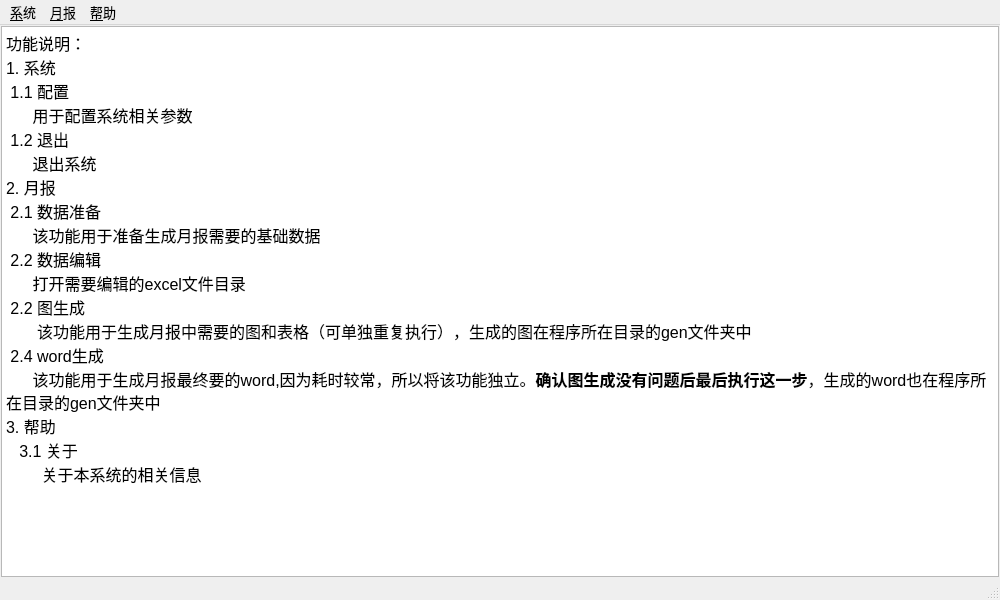
<?xml version="1.0" encoding="UTF-8"?>
<ui version="4.0">
 <class>MainWindow</class>
 <widget class="QMainWindow" name="MainWindow">
  <property name="windowModality">
   <enum>Qt::ApplicationModal</enum>
  </property>
  <property name="geometry">
   <rect>
    <x>0</x>
    <y>0</y>
    <width>1000</width>
    <height>600</height>
   </rect>
  </property>
  <property name="font">
   <font>
    <pointsize>10</pointsize>
   </font>
  </property>
  <property name="windowTitle">
   <string>睿扬运营系统</string>
  </property>
  <property name="windowIcon">
   <iconset resource="resources/res.qrc">
    <normaloff>:/images/logo.png</normaloff>:/images/logo.png</iconset>
  </property>
  <property name="windowOpacity">
   <double>1.000000000000000</double>
  </property>
  <widget class="QWidget" name="centralwidget">
   <layout class="QVBoxLayout" name="verticalLayout">
    <property name="leftMargin">
     <number>1</number>
    </property>
    <property name="topMargin">
     <number>1</number>
    </property>
    <property name="rightMargin">
     <number>1</number>
    </property>
    <property name="bottomMargin">
     <number>1</number>
    </property>
    <item>
     <widget class="QTextBrowser" name="textBrowser">
      <property name="html">
       <string>&lt;!DOCTYPE HTML PUBLIC &quot;-//W3C//DTD HTML 4.0//EN&quot; &quot;http://www.w3.org/TR/REC-html40/strict.dtd&quot;&gt;
&lt;html&gt;&lt;head&gt;&lt;meta name=&quot;qrichtext&quot; content=&quot;1&quot; /&gt;&lt;style type=&quot;text/css&quot;&gt;
p, li { white-space: pre-wrap; }
&lt;/style&gt;&lt;/head&gt;&lt;body style=&quot; font-family:'MS Shell Dlg 2'; font-size:10pt; font-weight:400; font-style:normal;&quot;&gt;
&lt;p style=&quot; margin-top:0px; margin-bottom:0px; margin-left:0px; margin-right:0px; -qt-block-indent:0; text-indent:0px;&quot;&gt;&lt;span style=&quot; font-size:12pt;&quot;&gt;功能说明：&lt;/span&gt;&lt;/p&gt;
&lt;p style=&quot; margin-top:0px; margin-bottom:0px; margin-left:0px; margin-right:0px; -qt-block-indent:0; text-indent:0px;&quot;&gt;&lt;span style=&quot; font-size:12pt;&quot;&gt;1. 系统&lt;/span&gt;&lt;/p&gt;
&lt;p style=&quot; margin-top:0px; margin-bottom:0px; margin-left:0px; margin-right:0px; -qt-block-indent:0; text-indent:0px;&quot;&gt;&lt;span style=&quot; font-size:12pt;&quot;&gt; 1.1 配置&lt;/span&gt;&lt;/p&gt;
&lt;p style=&quot; margin-top:0px; margin-bottom:0px; margin-left:0px; margin-right:0px; -qt-block-indent:0; text-indent:0px;&quot;&gt;&lt;span style=&quot; font-size:12pt;&quot;&gt;      用于配置系统相关参数&lt;/span&gt;&lt;/p&gt;
&lt;p style=&quot; margin-top:0px; margin-bottom:0px; margin-left:0px; margin-right:0px; -qt-block-indent:0; text-indent:0px;&quot;&gt;&lt;span style=&quot; font-size:12pt;&quot;&gt; 1.2 退出&lt;/span&gt;&lt;/p&gt;
&lt;p style=&quot; margin-top:0px; margin-bottom:0px; margin-left:0px; margin-right:0px; -qt-block-indent:0; text-indent:0px;&quot;&gt;&lt;span style=&quot; font-size:12pt;&quot;&gt;      退出系统&lt;/span&gt;&lt;/p&gt;
&lt;p style=&quot; margin-top:0px; margin-bottom:0px; margin-left:0px; margin-right:0px; -qt-block-indent:0; text-indent:0px;&quot;&gt;&lt;span style=&quot; font-size:12pt;&quot;&gt;2. 月报&lt;/span&gt;&lt;/p&gt;
&lt;p style=&quot; margin-top:0px; margin-bottom:0px; margin-left:0px; margin-right:0px; -qt-block-indent:0; text-indent:0px;&quot;&gt;&lt;span style=&quot; font-size:12pt;&quot;&gt; 2.1 数据准备&lt;/span&gt;&lt;/p&gt;
&lt;p style=&quot; margin-top:0px; margin-bottom:0px; margin-left:0px; margin-right:0px; -qt-block-indent:0; text-indent:0px;&quot;&gt;&lt;span style=&quot; font-size:12pt;&quot;&gt;      该功能用于准备生成月报需要的基础数据&lt;/span&gt;&lt;/p&gt;
&lt;p style=&quot; margin-top:0px; margin-bottom:0px; margin-left:0px; margin-right:0px; -qt-block-indent:0; text-indent:0px;&quot;&gt;&lt;span style=&quot; font-size:12pt;&quot;&gt; 2.2 数据编辑&lt;/span&gt;&lt;/p&gt;
&lt;p style=&quot; margin-top:0px; margin-bottom:0px; margin-left:0px; margin-right:0px; -qt-block-indent:0; text-indent:0px;&quot;&gt;&lt;span style=&quot; font-size:12pt;&quot;&gt;      打开需要编辑的excel文件目录&lt;/span&gt;&lt;/p&gt;
&lt;p style=&quot; margin-top:0px; margin-bottom:0px; margin-left:0px; margin-right:0px; -qt-block-indent:0; text-indent:0px;&quot;&gt;&lt;span style=&quot; font-size:12pt;&quot;&gt; 2.2 图生成&lt;/span&gt;&lt;/p&gt;
&lt;p style=&quot; margin-top:0px; margin-bottom:0px; margin-left:0px; margin-right:0px; -qt-block-indent:0; text-indent:0px;&quot;&gt;&lt;span style=&quot; font-size:12pt;&quot;&gt;       该功能用于生成月报中需要的图和表格（可单独重复执行），生成的图在程序所在目录的gen文件夹中&lt;/span&gt;&lt;/p&gt;
&lt;p style=&quot; margin-top:0px; margin-bottom:0px; margin-left:0px; margin-right:0px; -qt-block-indent:0; text-indent:0px;&quot;&gt;&lt;span style=&quot; font-size:12pt;&quot;&gt; 2.4 word生成&lt;/span&gt;&lt;/p&gt;
&lt;p style=&quot; margin-top:0px; margin-bottom:0px; margin-left:0px; margin-right:0px; -qt-block-indent:0; text-indent:0px;&quot;&gt;&lt;span style=&quot; font-size:12pt;&quot;&gt;      该功能用于生成月报最终要的word,因为耗时较常，所以将该功能独立。&lt;/span&gt;&lt;span style=&quot; font-size:12pt; font-weight:600;&quot;&gt;确认图生成没有问题后最后执行这一步&lt;/span&gt;&lt;span style=&quot; font-size:12pt;&quot;&gt;，生成的word也在程序所在目录的gen文件夹中&lt;/span&gt;&lt;/p&gt;
&lt;p style=&quot; margin-top:0px; margin-bottom:0px; margin-left:0px; margin-right:0px; -qt-block-indent:0; text-indent:0px;&quot;&gt;&lt;span style=&quot; font-size:12pt;&quot;&gt;3. 帮助&lt;/span&gt;&lt;/p&gt;
&lt;p style=&quot; margin-top:0px; margin-bottom:0px; margin-left:0px; margin-right:0px; -qt-block-indent:0; text-indent:0px;&quot;&gt;&lt;span style=&quot; font-size:12pt;&quot;&gt;   3.1 关于&lt;/span&gt;&lt;/p&gt;
&lt;p style=&quot; margin-top:0px; margin-bottom:0px; margin-left:0px; margin-right:0px; -qt-block-indent:0; text-indent:0px;&quot;&gt;&lt;span style=&quot; font-size:12pt;&quot;&gt;        关于本系统的相关信息&lt;/span&gt;&lt;/p&gt;&lt;/body&gt;&lt;/html&gt;</string>
      </property>
     </widget>
    </item>
   </layout>
  </widget>
  <widget class="QMenuBar" name="menubar">
   <property name="geometry">
    <rect>
     <x>0</x>
     <y>0</y>
     <width>1000</width>
     <height>23</height>
    </rect>
   </property>
   <widget class="QMenu" name="menu_File">
    <property name="title">
     <string>&amp;系统</string>
    </property>
    <addaction name="action_Config"/>
    <addaction name="separator"/>
    <addaction name="action_Exit"/>
   </widget>
   <widget class="QMenu" name="menu_Edit">
    <property name="title">
     <string>&amp;月报</string>
    </property>
    <addaction name="action_Data"/>
    <addaction name="action_GenPic"/>
    <addaction name="action_genword"/>
    <addaction name="separator"/>
   </widget>
   <widget class="QMenu" name="menu_Help">
    <property name="title">
     <string>&amp;帮助</string>
    </property>
    <addaction name="action_About"/>
   </widget>
   <addaction name="menu_File"/>
   <addaction name="menu_Edit"/>
   <addaction name="menu_Help"/>
  </widget>
  <widget class="QStatusBar" name="statusbar"/>
  <action name="action_Config">
   <property name="icon">
    <iconset resource="resources/res.qrc">
     <normaloff>:/images/config.png</normaloff>:/images/config.png</iconset>
   </property>
   <property name="text">
    <string>&amp;配置</string>
   </property>
   <property name="toolTip">
    <string>系统配置</string>
   </property>
   <property name="font">
    <font>
     <pointsize>9</pointsize>
    </font>
   </property>
  </action>
  <action name="action_Exit">
   <property name="icon">
    <iconset resource="resources/res.qrc">
     <normaloff>:/images/exit.png</normaloff>:/images/exit.png</iconset>
   </property>
   <property name="text">
    <string>&amp;退出</string>
   </property>
   <property name="font">
    <font>
     <pointsize>9</pointsize>
    </font>
   </property>
  </action>
  <action name="action_Data">
   <property name="icon">
    <iconset resource="resources/res.qrc">
     <normaloff>:/images/data.png</normaloff>:/images/data.png</iconset>
   </property>
   <property name="text">
    <string>&amp;数据准备</string>
   </property>
   <property name="toolTip">
    <string>准备数据</string>
   </property>
   <property name="font">
    <font>
     <pointsize>9</pointsize>
    </font>
   </property>
  </action>
  <action name="action_GenPic">
   <property name="icon">
    <iconset resource="resources/res.qrc">
     <normaloff>:/images/pic.png</normaloff>:/images/pic.png</iconset>
   </property>
   <property name="text">
    <string>&amp;图生成</string>
   </property>
   <property name="toolTip">
    <string>生成图片</string>
   </property>
   <property name="font">
    <font>
     <pointsize>9</pointsize>
    </font>
   </property>
  </action>
  <action name="action_genword">
   <property name="icon">
    <iconset resource="resources/res.qrc">
     <normaloff>:/images/word.png</normaloff>:/images/word.png</iconset>
   </property>
   <property name="text">
    <string>&amp;word生成</string>
   </property>
   <property name="toolTip">
    <string>生成月报word文档</string>
   </property>
   <property name="font">
    <font>
     <pointsize>9</pointsize>
    </font>
   </property>
  </action>
  <action name="action_About">
   <property name="icon">
    <iconset resource="resources/res.qrc">
     <normaloff>:/images/about.png</normaloff>:/images/about.png</iconset>
   </property>
   <property name="text">
    <string>&amp;关于...</string>
   </property>
   <property name="font">
    <font>
     <pointsize>9</pointsize>
    </font>
   </property>
  </action>
 </widget>
 <tabstops>
  <tabstop>textBrowser</tabstop>
 </tabstops>
 <resources>
  <include location="resources/res.qrc"/>
 </resources>
 <connections/>
</ui>
